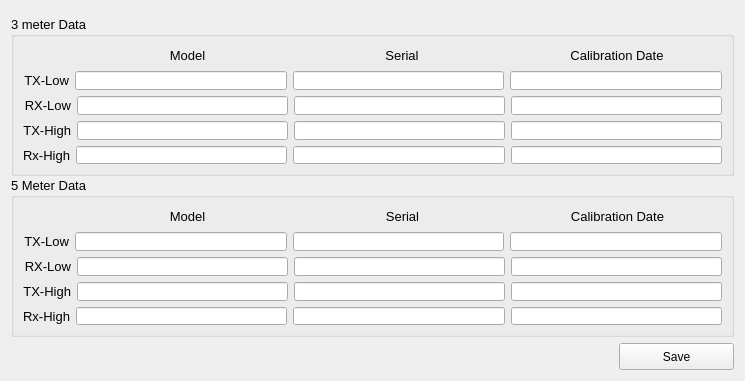
      <widget class="QWidget" name="tab_3">
       <attribute name="title">
        <string>Calibration Info</string>
       </attribute>
       <layout class="QGridLayout" name="gridLayout_6">
        <item row="0" column="0">
         <layout class="QVBoxLayout" name="verticalLayout">
          <item>
           <widget class="QGroupBox" name="grp3Meter">
            <property name="minimumSize">
             <size>
              <width>0</width>
              <height>160</height>
             </size>
            </property>
            <property name="maximumSize">
             <size>
              <width>16777215</width>
              <height>150</height>
             </size>
            </property>
            <property name="font">
             <font>
              <pointsize>10</pointsize>
             </font>
            </property>
            <property name="title">
             <string>3 meter Data</string>
            </property>
            <layout class="QGridLayout" name="gridLayout_4">
             <item row="0" column="0">
              <layout class="QHBoxLayout" name="horizontalLayout_25">
               <item>
                <spacer name="horizontalSpacer_4">
                 <property name="orientation">
                  <enum>Qt::Horizontal</enum>
                 </property>
                 <property name="sizeType">
                  <enum>QSizePolicy::Fixed</enum>
                 </property>
                 <property name="sizeHint" stdset="0">
                  <size>
                   <width>60</width>
                   <height>20</height>
                  </size>
                 </property>
                </spacer>
               </item>
               <item>
                <widget class="QLabel" name="lbl3Model">
                 <property name="minimumSize">
                  <size>
                   <width>200</width>
                   <height>0</height>
                  </size>
                 </property>
                 <property name="font">
                  <font>
                   <pointsize>10</pointsize>
                  </font>
                 </property>
                 <property name="text">
                  <string>Model</string>
                 </property>
                 <property name="alignment">
                  <set>Qt::AlignCenter</set>
                 </property>
                </widget>
               </item>
               <item>
                <widget class="QLabel" name="lbl3Serial">
                 <property name="minimumSize">
                  <size>
                   <width>200</width>
                   <height>0</height>
                  </size>
                 </property>
                 <property name="font">
                  <font>
                   <pointsize>10</pointsize>
                  </font>
                 </property>
                 <property name="text">
                  <string>Serial</string>
                 </property>
                 <property name="alignment">
                  <set>Qt::AlignCenter</set>
                 </property>
                </widget>
               </item>
               <item>
                <widget class="QLabel" name="lbl3CalDate">
                 <property name="minimumSize">
                  <size>
                   <width>210</width>
                   <height>0</height>
                  </size>
                 </property>
                 <property name="font">
                  <font>
                   <pointsize>10</pointsize>
                  </font>
                 </property>
                 <property name="text">
                  <string>Calibration Date</string>
                 </property>
                 <property name="alignment">
                  <set>Qt::AlignCenter</set>
                 </property>
                </widget>
               </item>
              </layout>
             </item>
             <item row="1" column="0">
              <layout class="QHBoxLayout" name="horizontalLayout_21">
               <item>
                <widget class="QLabel" name="lblTx3Low">
                 <property name="font">
                  <font>
                   <pointsize>10</pointsize>
                  </font>
                 </property>
                 <property name="text">
                  <string>TX-Low</string>
                 </property>
                 <property name="alignment">
                  <set>Qt::AlignRight|Qt::AlignTrailing|Qt::AlignVCenter</set>
                 </property>
                </widget>
               </item>
               <item>
                <widget class="QLineEdit" name="line3TxLowModel">
                 <property name="font">
                  <font>
                   <pointsize>10</pointsize>
                  </font>
                 </property>
                </widget>
               </item>
               <item>
                <widget class="QLineEdit" name="line3TxLowSerial">
                 <property name="font">
                  <font>
                   <pointsize>10</pointsize>
                  </font>
                 </property>
                </widget>
               </item>
               <item>
                <widget class="QLineEdit" name="line3TxLowCalDate">
                 <property name="font">
                  <font>
                   <pointsize>10</pointsize>
                  </font>
                 </property>
                </widget>
               </item>
              </layout>
             </item>
             <item row="2" column="0">
              <layout class="QHBoxLayout" name="horizontalLayout_22">
               <item>
                <widget class="QLabel" name="lblRx3Low">
                 <property name="font">
                  <font>
                   <pointsize>10</pointsize>
                  </font>
                 </property>
                 <property name="text">
                  <string>RX-Low</string>
                 </property>
                 <property name="alignment">
                  <set>Qt::AlignRight|Qt::AlignTrailing|Qt::AlignVCenter</set>
                 </property>
                </widget>
               </item>
               <item>
                <widget class="QLineEdit" name="line3RxLowModel">
                 <property name="font">
                  <font>
                   <pointsize>10</pointsize>
                  </font>
                 </property>
                </widget>
               </item>
               <item>
                <widget class="QLineEdit" name="line3RxLowSerial">
                 <property name="font">
                  <font>
                   <pointsize>10</pointsize>
                  </font>
                 </property>
                </widget>
               </item>
               <item>
                <widget class="QLineEdit" name="line3RxLowCalDate">
                 <property name="font">
                  <font>
                   <pointsize>10</pointsize>
                  </font>
                 </property>
                </widget>
               </item>
              </layout>
             </item>
             <item row="3" column="0">
              <layout class="QHBoxLayout" name="horizontalLayout_23">
               <item>
                <widget class="QLabel" name="lblTx3High">
                 <property name="font">
                  <font>
                   <pointsize>10</pointsize>
                  </font>
                 </property>
                 <property name="text">
                  <string>TX-High</string>
                 </property>
                 <property name="alignment">
                  <set>Qt::AlignRight|Qt::AlignTrailing|Qt::AlignVCenter</set>
                 </property>
                </widget>
               </item>
               <item>
                <widget class="QLineEdit" name="line3TxHighModel">
                 <property name="font">
                  <font>
                   <pointsize>10</pointsize>
                  </font>
                 </property>
                </widget>
               </item>
               <item>
                <widget class="QLineEdit" name="line3TxHighSerial">
                 <property name="font">
                  <font>
                   <pointsize>10</pointsize>
                  </font>
                 </property>
                </widget>
               </item>
               <item>
                <widget class="QLineEdit" name="line3TxHighCalDate">
                 <property name="font">
                  <font>
                   <pointsize>10</pointsize>
                  </font>
                 </property>
                </widget>
               </item>
              </layout>
             </item>
             <item row="4" column="0">
              <layout class="QHBoxLayout" name="horizontalLayout_24">
               <item>
                <widget class="QLabel" name="lblRx3High">
                 <property name="font">
                  <font>
                   <pointsize>10</pointsize>
                  </font>
                 </property>
                 <property name="text">
                  <string>Rx-High</string>
                 </property>
                 <property name="alignment">
                  <set>Qt::AlignRight|Qt::AlignTrailing|Qt::AlignVCenter</set>
                 </property>
                </widget>
               </item>
               <item>
                <widget class="QLineEdit" name="line3RxHighModel"/>
               </item>
               <item>
                <widget class="QLineEdit" name="line3RxHighSerial"/>
               </item>
               <item>
                <widget class="QLineEdit" name="line3RxHighCalDate"/>
               </item>
              </layout>
             </item>
            </layout>
           </widget>
          </item>
          <item>
           <widget class="QGroupBox" name="grp5Meter">
            <property name="minimumSize">
             <size>
              <width>0</width>
              <height>160</height>
             </size>
            </property>
            <property name="maximumSize">
             <size>
              <width>16777215</width>
              <height>160</height>
             </size>
            </property>
            <property name="font">
             <font>
              <pointsize>10</pointsize>
             </font>
            </property>
            <property name="title">
             <string>5 Meter Data</string>
            </property>
            <layout class="QGridLayout" name="gridLayout_5">
             <item row="0" column="0">
              <layout class="QHBoxLayout" name="horizontalLayout_30">
               <item>
                <spacer name="horizontalSpacer_5">
                 <property name="orientation">
                  <enum>Qt::Horizontal</enum>
                 </property>
                 <property name="sizeType">
                  <enum>QSizePolicy::Fixed</enum>
                 </property>
                 <property name="sizeHint" stdset="0">
                  <size>
                   <width>60</width>
                   <height>20</height>
                  </size>
                 </property>
                </spacer>
               </item>
               <item>
                <widget class="QLabel" name="lbl5Model">
                 <property name="minimumSize">
                  <size>
                   <width>200</width>
                   <height>0</height>
                  </size>
                 </property>
                 <property name="font">
                  <font>
                   <pointsize>10</pointsize>
                  </font>
                 </property>
                 <property name="text">
                  <string>Model</string>
                 </property>
                 <property name="alignment">
                  <set>Qt::AlignCenter</set>
                 </property>
                </widget>
               </item>
               <item>
                <widget class="QLabel" name="lbl5Serial">
                 <property name="minimumSize">
                  <size>
                   <width>200</width>
                   <height>0</height>
                  </size>
                 </property>
                 <property name="font">
                  <font>
                   <pointsize>10</pointsize>
                  </font>
                 </property>
                 <property name="text">
                  <string>Serial</string>
                 </property>
                 <property name="alignment">
                  <set>Qt::AlignCenter</set>
                 </property>
                </widget>
               </item>
               <item>
                <widget class="QLabel" name="lbl5CalDate">
                 <property name="minimumSize">
                  <size>
                   <width>200</width>
                   <height>0</height>
                  </size>
                 </property>
                 <property name="font">
                  <font>
                   <pointsize>10</pointsize>
                  </font>
                 </property>
                 <property name="text">
                  <string>Calibration Date</string>
                 </property>
                 <property name="alignment">
                  <set>Qt::AlignCenter</set>
                 </property>
                </widget>
               </item>
              </layout>
             </item>
             <item row="1" column="0">
              <layout class="QHBoxLayout" name="horizontalLayout_26">
               <item>
                <widget class="QLabel" name="lblTx5Low">
                 <property name="font">
                  <font>
                   <pointsize>10</pointsize>
                  </font>
                 </property>
                 <property name="text">
                  <string>TX-Low</string>
                 </property>
                 <property name="alignment">
                  <set>Qt::AlignRight|Qt::AlignTrailing|Qt::AlignVCenter</set>
                 </property>
                </widget>
               </item>
               <item>
                <widget class="QLineEdit" name="line5TxLowModel">
                 <property name="font">
                  <font>
                   <pointsize>10</pointsize>
                  </font>
                 </property>
                </widget>
               </item>
               <item>
                <widget class="QLineEdit" name="line5TxLowSerial">
                 <property name="font">
                  <font>
                   <pointsize>10</pointsize>
                  </font>
                 </property>
                </widget>
               </item>
               <item>
                <widget class="QLineEdit" name="line5TxLowCalDate">
                 <property name="font">
                  <font>
                   <pointsize>10</pointsize>
                  </font>
                 </property>
                </widget>
               </item>
              </layout>
             </item>
             <item row="2" column="0">
              <layout class="QHBoxLayout" name="horizontalLayout_27">
               <item>
                <widget class="QLabel" name="lblRx5Low">
                 <property name="font">
                  <font>
                   <pointsize>10</pointsize>
                  </font>
                 </property>
                 <property name="text">
                  <string>RX-Low</string>
                 </property>
                 <property name="alignment">
                  <set>Qt::AlignRight|Qt::AlignTrailing|Qt::AlignVCenter</set>
                 </property>
                </widget>
               </item>
               <item>
                <widget class="QLineEdit" name="line5RxLowModel">
                 <property name="font">
                  <font>
                   <pointsize>10</pointsize>
                  </font>
                 </property>
                </widget>
               </item>
               <item>
                <widget class="QLineEdit" name="line5RxLowSerial">
                 <property name="font">
                  <font>
                   <pointsize>10</pointsize>
                  </font>
                 </property>
                </widget>
               </item>
               <item>
                <widget class="QLineEdit" name="line5RxLowCalDate">
                 <property name="font">
                  <font>
                   <pointsize>10</pointsize>
                  </font>
                 </property>
                </widget>
               </item>
              </layout>
             </item>
             <item row="3" column="0">
              <layout class="QHBoxLayout" name="horizontalLayout_28">
               <item>
                <widget class="QLabel" name="lblTx5High">
                 <property name="font">
                  <font>
                   <pointsize>10</pointsize>
                  </font>
                 </property>
                 <property name="text">
                  <string>TX-High</string>
                 </property>
                 <property name="alignment">
                  <set>Qt::AlignRight|Qt::AlignTrailing|Qt::AlignVCenter</set>
                 </property>
                </widget>
               </item>
               <item>
                <widget class="QLineEdit" name="line5TxHighModel">
                 <property name="font">
                  <font>
                   <pointsize>10</pointsize>
                  </font>
                 </property>
                </widget>
               </item>
               <item>
                <widget class="QLineEdit" name="line5TxHighSerial">
                 <property name="font">
                  <font>
                   <pointsize>10</pointsize>
                  </font>
                 </property>
                </widget>
               </item>
               <item>
                <widget class="QLineEdit" name="line5TxHighCalDate">
                 <property name="font">
                  <font>
                   <pointsize>10</pointsize>
                  </font>
                 </property>
                </widget>
               </item>
              </layout>
             </item>
             <item row="4" column="0">
              <layout class="QHBoxLayout" name="horizontalLayout_29">
               <item>
                <widget class="QLabel" name="lblRx5High">
                 <property name="font">
                  <font>
                   <pointsize>10</pointsize>
                  </font>
                 </property>
                 <property name="text">
                  <string>Rx-High</string>
                 </property>
                 <property name="alignment">
                  <set>Qt::AlignRight|Qt::AlignTrailing|Qt::AlignVCenter</set>
                 </property>
                </widget>
               </item>
               <item>
                <widget class="QLineEdit" name="line5RxHighModel">
                 <property name="font">
                  <font>
                   <pointsize>10</pointsize>
                  </font>
                 </property>
                </widget>
               </item>
               <item>
                <widget class="QLineEdit" name="line5RxHighSerial">
                 <property name="font">
                  <font>
                   <pointsize>10</pointsize>
                  </font>
                 </property>
                </widget>
               </item>
               <item>
                <widget class="QLineEdit" name="line5RxHighCalDate">
                 <property name="font">
                  <font>
                   <pointsize>10</pointsize>
                  </font>
                 </property>
                </widget>
               </item>
              </layout>
             </item>
            </layout>
           </widget>
          </item>
          <item>
           <layout class="QHBoxLayout" name="horizontalLayout_20">
            <item>
             <spacer name="horizontalSpacer_2">
              <property name="orientation">
               <enum>Qt::Horizontal</enum>
              </property>
              <property name="sizeHint" stdset="0">
               <size>
                <width>608</width>
                <height>20</height>
               </size>
              </property>
             </spacer>
            </item>
            <item>
             <widget class="QPushButton" name="btnWriteCalDataFiles">
              <property name="minimumSize">
               <size>
                <width>115</width>
                <height>27</height>
               </size>
              </property>
              <property name="maximumSize">
               <size>
                <width>115</width>
                <height>27</height>
               </size>
              </property>
              <property name="text">
               <string>Save</string>
              </property>
             </widget>
            </item>
           </layout>
          </item>
         </layout>
        </item>
       </layout>
      </widget>
